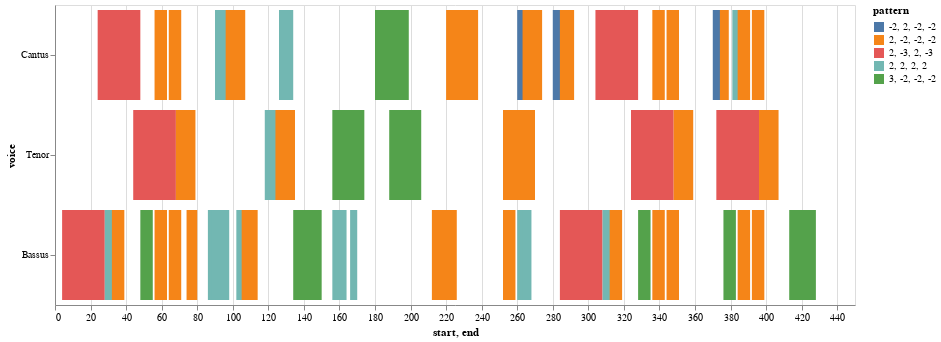
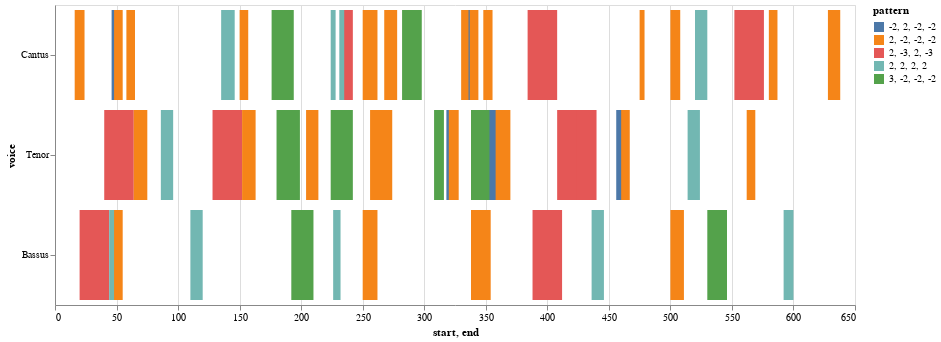
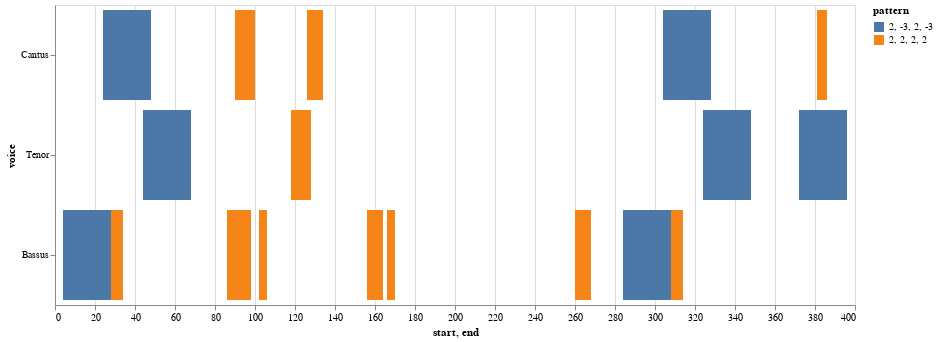
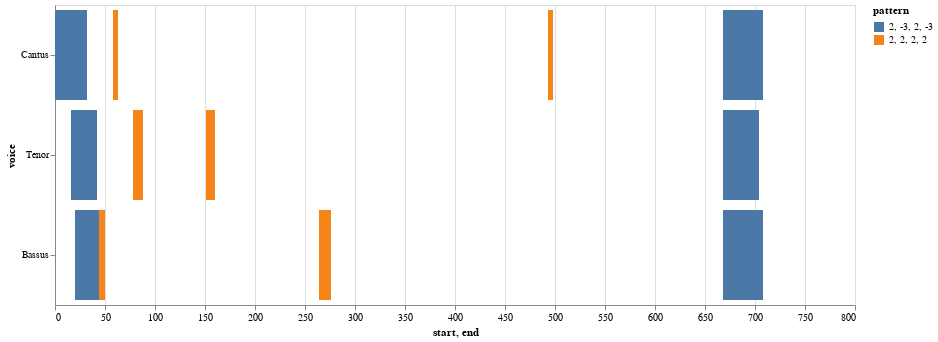

Notebook source saved alongside these figures, in order:
### Code cell
# select the model from the list
# model = piece_list[0]
# # prefix = 'https://crimproject.org/mei/' 
# prefix = 'Music_Files/'
url = model_list[0]
model = importScore(url)
combineUnisons = True
kind = 'd'
n = 4

# find entries for model
nr = model.notes(combineUnisons=combineUnisons)
mel = model.melodic(df=nr, kind=kind, compound=False, unit=0, end=False)
mod_mel_ngrams = model.ngrams(df=mel, n=n)
mod_entry_ngrams = model.entries(df=mel, n=n, thematic=True, anywhere=True)
mod_mel_ngrams_duration = model.durations(df=mel, n=n, mask_df=mod_entry_ngrams)
mod_entries_stack = list(mod_entry_ngrams.stack().unique())

# find entries mass movements:
mass_movements = mass_list

for movement in mass_movements:
    
#     prefix = 'Music_Files/' 
    url = movement
    m_movement = importScore(url)
    nr = m_movement.notes(combineUnisons=combineUnisons)
    mel = m_movement.melodic(df=nr, kind=kind, compound=False, unit=0, end=False)
    mass_mvmt_mel_ngrams = m_movement.ngrams(df=mel, n=n)
    mass_mvmt_entries = m_movement.entries(df=mel, n=n, thematic=True, anywhere=True)
    mass_mvmt_mel_ngrams_duration = m_movement.durations(df=mel, n=n, mask_df=mass_mvmt_entries)
    mass_mvmt_entries_stack = mass_mvmt_entries.stack()

    
    # find shared entries
    
    shared_entries = list(set(mass_mvmt_entries_stack).intersection(mod_entries_stack))

    # print model metadata and chart
    print(model.metadata)

    display(viz.plot_ngrams_heatmap(mod_entry_ngrams, mod_mel_ngrams_duration, 
                        selected_patterns=shared_entries,
                        voices=[])) #.plot_ngrams_heatmap(entry_ngrams,


    # print mass movement metadata and chart
    print(m_movement.metadata)
    display(viz.plot_ngrams_heatmap(mass_mvmt_entries, mass_mvmt_mel_ngrams_duration, 
                                selected_patterns=shared_entries,
                                voices=[])) #.plot_ngrams_heatmap(entry_ngrams,

### Figure 1 — Vega-Lite specification as saved in the notebook (floating-point values rounded to 4 significant figures)
{"config": {"view": {"continuousWidth": 400, "continuousHeight": 300}}, "data": {"name": "data-8734e924c6c92b3c633a65cc3a779ad5"}, "mark": "bar", "encoding": {"color": {"field": "pattern", "type": "nominal"}, "opacity": {"condition": {"value": 1, "selection": "selector003"}, "value": 0.2}, "tooltip": [{"field": "start", "type": "quantitative"}, {"field": "end", "type": "quantitative"}, {"field": "pattern", "type": "nominal"}], "x": {"field": "start", "type": "quantitative"}, "x2": {"field": "end"}, "y": {"field": "voice", "sort": null, "type": "nominal"}}, "height": 300, "selection": {"selector003": {"type": "multi", "fields": ["pattern"]}}, "width": 800, "$schema": "https://vega.github.io/schema/vega-lite/v4.17.0.json", "datasets": {"data-8734e924c6c92b3c633a65cc3a779ad5": [{"start": 24.0, "voice": "Cantus", "pattern": "2, -3, 2, -3", "end": 48.0}, {"start": 56.0, "voice": "Cantus", "pattern": "2, -2, -2, -2", "end": 63.0}, {"start": 64.0, "voice": "Cantus", "pattern": "2, -2, -2, -2", "end": 71.0}, {"start": 90.0, "voice": "Cantus", "pattern": "2, 2, 2, 2", "end": 100.0}, {"start": 96.0, "voice": "Cantus", "pattern": "2, -2, -2, -2", "end": 107.0}, {"start": 126.0, "voice": "Cantus", "pattern": "2, 2, 2, 2", "end": 134.0}, {"start": 180.0, "voice": "Cantus", "pattern": "3, -2, -2, -2", "end": 199.0}, {"start": 220.0, "voice": "Cantus", "pattern": "2, -2, -2, -2", "end": 238.0}, {"start": 260.0, "voice": "Cantus", "pattern": "-2, 2, -2, -2", "end": 269.0}, {"start": 263.0, "voice": "Cantus", "pattern": "2, -2, -2, -2", "end": 274.0}, {"start": 280.0, "voice": "Cantus", "pattern": "-2, 2, -2, -2", "end": 291.0}, {"start": 284.0, "voice": "Cantus", "pattern": "2, -2, -2, -2", "end": 292.0}, {"start": 304.0, "voice": "Cantus", "pattern": "2, -3, 2, -3", "end": 328.0}, {"start": 336.0, "voice": "Cantus", "pattern": "2, -2, -2, -2", "end": 343.0}, {"start": 344.0, "voice": "Cantus", "pattern": "2, -2, -2, -2", "end": 351.0}, {"start": 370.0, "voice": "Cantus", "pattern": "-2, 2, -2, -2", "end": 378.0}, {"start": 374.0, "voice": "Cantus", "pattern": "2, -2, -2, -2", "end": 379.0}, {"start": 381.0, "voice": "Cantus", "pattern": "2, 2, 2, 2", "end": 386.0}, {"start": 384.0, "voice": "Cantus", "pattern": "2, -2, -2, -2", "end": 391.0}, {"start": 392.0, "voice": "Cantus", "pattern": "2, -2, -2, -2", "end": 399.0}, {"start": 44.0, "voice": "Tenor", "pattern": "2, -3, 2, -3", "end": 68.0}, {"start": 68.0, "voice": "Tenor", "pattern": "2, -2, -2, -2", "end": 79.0}, {"start": 118.0, "voice": "Tenor", "pattern": "2, 2, 2, 2", "end": 128.0}, {"start": 124.0, "voice": "Tenor", "pattern": "2, -2, -2, -2", "end": 135.0}, {"start": 156.0, "voice": "Tenor", "pattern": "3, -2, -2, -2", "end": 174.0}, {"start": 188.0, "voice": "Tenor", "pattern": "3, -2, -2, -2", "end": 206.0}, {"start": 252.0, "voice": "Tenor", "pattern": "2, -2, -2, -2", "end": 270.0}, {"start": 324.0, "voice": "Tenor", "pattern": "2, -3, 2, -3", "end": 348.0}, {"start": 348.0, "voice": "Tenor", "pattern": "2, -2, -2, -2", "end": 359.0}, {"start": 372.0, "voice": "Tenor", "pattern": "2, -3, 2, -3", "end": 396.0}, {"start": 396.0, "voice": "Tenor", "pattern": "2, -2, -2, -2", "end": 407.0}, {"start": 4.0, "voice": "Bassus", "pattern": "2, -3, 2, -3", "end": 28.0}, {"start": 28.0, "voice": "Bassus", "pattern": "2, 2, 2, 2", "end": 32.0}, {"start": 29.0, "voice": "Bassus", "pattern": "2, 2, 2, 2", "end": 34.0}, {"start": 32.0, "voice": "Bassus", "pattern": "2, -2, -2, -2", "end": 39.0}, {"start": 48.0, "voice": "Bassus", "pattern": "3, -2, -2, -2", "end": 55.0}, {"start": 56.0, "voice": "Bassus", "pattern": "2, -2, -2, -2", "end": 63.0}, {"start": 64.0, "voice": "Bassus", "pattern": "2, -2, -2, -2", "end": 71.0}, {"start": 74.0, "voice": "Bassus", "pattern": "2, -2, -2, -2", "end": 80.0}, {"start": 86.0, "voice": "Bassus", "pattern": "2, 2, 2, 2", "end": 94.0}, {"start": 88.0, "voice": "Bassus", "pattern": "2, 2, 2, 2", "end": 96.0}, {"start": 90.0, "voice": "Bassus", "pattern": "2, 2, 2, 2", "end": 98.0}, {"start": 102.0, "voice": "Bassus", "pattern": "2, 2, 2, 2", "end": 106.0}, {"start": 105.0, "voice": "Bassus", "pattern": "2, -2, -2, -2", "end": 114.0}, {"start": 134.0, "voice": "Bassus", "pattern": "3, -2, -2, -2", "end": 150.0}, {"start": 156.0, "voice": "Bassus", "pattern": "2, 2, 2, 2", "end": 160.0}, {"start": 157.0, "voice": "Bassus", "pattern": "2, 2, 2, 2", "end": 162.0}, {"start": 158.0, "voice": "Bassus", "pattern": "2, 2, 2, 2", "end": 164.0}, {"start": 166.0, "voice": "Bassus", "pattern": "2, 2, 2, 2", "end": 170.0}, {"start": 212.0, "voice": "Bassus", "pattern": "2, -2, -2, -2", "end": 226.0}, {"start": 252.0, "voice": "Bassus", "pattern": "2, -2, -2, -2", "end": 259.0}, {"start": 260.0, "voice": "Bassus", "pattern": "2, 2, 2, 2", "end": 266.0}, {"start": 263.0, "voice": "Bassus", "pattern": "2, 2, 2, 2", "end": 268.0}, {"start": 284.0, "voice": "Bassus", "pattern": "2, -3, 2, -3", "end": 308.0}, {"start": 308.0, "voice": "Bassus", "pattern": "2, 2, 2, 2", "end": 312.0}, {"start": 309.0, "voice": "Bassus", "pattern": "2, 2, 2, 2", "end": 314.0}, {"start": 312.0, "voice": "Bassus", "pattern": "2, -2, -2, -2", "end": 319.0}, {"start": 328.0, "voice": "Bassus", "pattern": "3, -2, -2, -2", "end": 335.0}, {"start": 336.0, "voice": "Bassus", "pattern": "2, -2, -2, -2", "end": 343.0}, {"start": 344.0, "voice": "Bassus", "pattern": "2, -2, -2, -2", "end": 351.0}, {"start": 376.0, "voice": "Bassus", "pattern": "3, -2, -2, -2", "end": 383.0}, {"start": 384.0, "voice": "Bassus", "pattern": "2, -2, -2, -2", "end": 391.0}, {"start": 392.0, "voice": "Bassus", "pattern": "2, -2, -2, -2", "end": 399.0}, {"start": 413.0, "voice": "Bassus", "pattern": "3, -2, -2, -2", "end": 428.0}]}}

### Figure 2 — Vega-Lite specification as saved in the notebook (floating-point values rounded to 4 significant figures)
{"config": {"view": {"continuousWidth": 400, "continuousHeight": 300}}, "data": {"name": "data-da5a529ded3f509f582034190f98c989"}, "mark": "bar", "encoding": {"color": {"field": "pattern", "type": "nominal"}, "opacity": {"condition": {"value": 1, "selection": "selector004"}, "value": 0.2}, "tooltip": [{"field": "start", "type": "quantitative"}, {"field": "end", "type": "quantitative"}, {"field": "pattern", "type": "nominal"}], "x": {"field": "start", "type": "quantitative"}, "x2": {"field": "end"}, "y": {"field": "voice", "sort": null, "type": "nominal"}}, "height": 300, "selection": {"selector004": {"type": "multi", "fields": ["pattern"]}}, "width": 800, "$schema": "https://vega.github.io/schema/vega-lite/v4.17.0.json", "datasets": {"data-da5a529ded3f509f582034190f98c989": [{"start": 16.0, "voice": "Cantus", "pattern": "2, -2, -2, -2", "end": 24.0}, {"start": 46.0, "voice": "Cantus", "pattern": "-2, 2, -2, -2", "end": 54.0}, {"start": 48.0, "voice": "Cantus", "pattern": "2, -2, -2, -2", "end": 55.0}, {"start": 58.0, "voice": "Cantus", "pattern": "2, -2, -2, -2", "end": 65.0}, {"start": 135.0, "voice": "Cantus", "pattern": "2, 2, 2, 2", "end": 143.0}, {"start": 136.0, "voice": "Cantus", "pattern": "2, 2, 2, 2", "end": 144.0}, {"start": 138.0, "voice": "Cantus", "pattern": "2, 2, 2, 2", "end": 146.0}, {"start": 150.0, "voice": "Cantus", "pattern": "2, -2, -2, -2", "end": 157.0}, {"start": 176.0, "voice": "Cantus", "pattern": "3, -2, -2, -2", "end": 194.0}, {"start": 224.0, "voice": "Cantus", "pattern": "2, 2, 2, 2", "end": 228.0}, {"start": 231.0, "voice": "Cantus", "pattern": "2, 2, 2, 2", "end": 235.0}, {"start": 232.0, "voice": "Cantus", "pattern": "2, 2, 2, 2", "end": 236.0}, {"start": 235.0, "voice": "Cantus", "pattern": "2, -3, 2, -3", "end": 242.0}, {"start": 250.0, "voice": "Cantus", "pattern": "2, -2, -2, -2", "end": 262.0}, {"start": 267.5, "voice": "Cantus", "pattern": "2, -2, -2, -2", "end": 278.0}, {"start": 282.0, "voice": "Cantus", "pattern": "3, -2, -2, -2", "end": 298.0}, {"start": 330.0, "voice": "Cantus", "pattern": "2, -2, -2, -2", "end": 337.0}, {"start": 336.0, "voice": "Cantus", "pattern": "-2, 2, -2, -2", "end": 343.0}, {"start": 337.0, "voice": "Cantus", "pattern": "2, -2, -2, -2", "end": 344.0}, {"start": 348.0, "voice": "Cantus", "pattern": "2, -2, -2, -2", "end": 355.5}, {"start": 384.0, "voice": "Cantus", "pattern": "2, -3, 2, -3", "end": 408.0}, {"start": 475.0, "voice": "Cantus", "pattern": "2, -2, -2, -2", "end": 479.0}, {"start": 500.0, "voice": "Cantus", "pattern": "2, -2, -2, -2", "end": 508.0}, {"start": 520.0, "voice": "Cantus", "pattern": "2, 2, 2, 2", "end": 530.0}, {"start": 552.0, "voice": "Cantus", "pattern": "2, -3, 2, -3", "end": 576.0}, {"start": 580.0, "voice": "Cantus", "pattern": "2, -2, -2, -2", "end": 587.0}, {"start": 628.0, "voice": "Cantus", "pattern": "2, -2, -2, -2", "end": 638.0}, {"start": 40.0, "voice": "Tenor", "pattern": "2, -3, 2, -3", "end": 64.0}, {"start": 64.0, "voice": "Tenor", "pattern": "2, -2, -2, -2", "end": 75.0}, {"start": 86.0, "voice": "Tenor", "pattern": "2, 2, 2, 2", "end": 96.0}, {"start": 128.0, "voice": "Tenor", "pattern": "2, -3, 2, -3", "end": 152.0}, {"start": 152.0, "voice": "Tenor", "pattern": "2, -2, -2, -2", "end": 163.0}, {"start": 180.0, "voice": "Tenor", "pattern": "3, -2, -2, -2", "end": 199.0}, {"start": 204.0, "voice": "Tenor", "pattern": "2, -2, -2, -2", "end": 214.0}, {"start": 224.0, "voice": "Tenor", "pattern": "3, -2, -2, -2", "end": 242.0}, {"start": 256.0, "voice": "Tenor", "pattern": "2, -2, -2, -2", "end": 274.0}, {"start": 308.0, "voice": "Tenor", "pattern": "3, -2, -2, -2", "end": 316.0}, {"start": 318.0, "voice": "Tenor", "pattern": "-2, 2, -2, -2", "end": 327.0}, {"start": 320.0, "voice": "Tenor", "pattern": "2, -2, -2, -2", "end": 328.0}, {"start": 338.0, "voice": "Tenor", "pattern": "3, -2, -2, -2", "end": 358.0}, {"start": 353.0, "voice": "Tenor", "pattern": "-2, 2, -2, -2", "end": 368.0}, {"start": 358.0, "voice": "Tenor", "pattern": "2, -2, -2, -2", "end": 370.0}, {"start": 408.0, "voice": "Tenor", "pattern": "2, -3, 2, -3", "end": 432.0}, {"start": 424.0, "voice": "Tenor", "pattern": "2, -3, 2, -3", "end": 440.0}, {"start": 456.0, "voice": "Tenor", "pattern": "-2, 2, -2, -2", "end": 466.0}, {"start": 460.0, "voice": "Tenor", "pattern": "2, -2, -2, -2", "end": 467.0}, {"start": 514.0, "voice": "Tenor", "pattern": "2, 2, 2, 2", "end": 524.0}, {"start": 562.0, "voice": "Tenor", "pattern": "2, -2, -2, -2", "end": 569.0}, {"start": 20.0, "voice": "Bassus", "pattern": "2, -3, 2, -3", "end": 44.0}, {"start": 44.0, "voice": "Bassus", "pattern": "2, 2, 2, 2", "end": 48.0}, {"start": 45.0, "voice": "Bassus", "pattern": "2, 2, 2, 2", "end": 50.0}, {"start": 48.0, "voice": "Bassus", "pattern": "2, -2, -2, -2", "end": 55.0}, {"start": 110.0, "voice": "Bassus", "pattern": "2, 2, 2, 2", "end": 120.0}, {"start": 192.0, "voice": "Bassus", "pattern": "3, -2, -2, -2", "end": 210.0}, {"start": 226.0, "voice": "Bassus", "pattern": "2, 2, 2, 2", "end": 230.0}, {"start": 227.0, "voice": "Bassus", "pattern": "2, 2, 2, 2", "end": 231.0}, {"start": 228.0, "voice": "Bassus", "pattern": "2, 2, 2, 2", "end": 232.0}, {"start": 250.0, "voice": "Bassus", "pattern": "2, -2, -2, -2", "end": 262.0}, {"start": 338.0, "voice": "Bassus", "pattern": "2, -2, -2, -2", "end": 354.0}, {"start": 388.0, "voice": "Bassus", "pattern": "2, -3, 2, -3", "end": 412.0}, {"start": 436.0, "voice": "Bassus", "pattern": "2, 2, 2, 2", "end": 446.0}, {"start": 500.0, "voice": "Bassus", "pattern": "2, -2, -2, -2", "end": 511.0}, {"start": 530.0, "voice": "Bassus", "pattern": "3, -2, -2, -2", "end": 546.0}, {"start": 592.0, "voice": "Bassus", "pattern": "2, 2, 2, 2", "end": 598.0}, {"start": 595.0, "voice": "Bassus", "pattern": "2, 2, 2, 2", "end": 600.0}]}}

### Figure 3 — Vega-Lite specification as saved in the notebook (floating-point values rounded to 4 significant figures)
{"config": {"view": {"continuousWidth": 400, "continuousHeight": 300}}, "data": {"name": "data-e7c58d871f05aa88189b34b959955acd"}, "mark": "bar", "encoding": {"color": {"field": "pattern", "type": "nominal"}, "opacity": {"condition": {"value": 1, "selection": "selector005"}, "value": 0.2}, "tooltip": [{"field": "start", "type": "quantitative"}, {"field": "end", "type": "quantitative"}, {"field": "pattern", "type": "nominal"}], "x": {"field": "start", "type": "quantitative"}, "x2": {"field": "end"}, "y": {"field": "voice", "sort": null, "type": "nominal"}}, "height": 300, "selection": {"selector005": {"type": "multi", "fields": ["pattern"]}}, "width": 800, "$schema": "https://vega.github.io/schema/vega-lite/v4.17.0.json", "datasets": {"data-e7c58d871f05aa88189b34b959955acd": [{"start": 24.0, "voice": "Cantus", "pattern": "2, -3, 2, -3", "end": 48.0}, {"start": 90.0, "voice": "Cantus", "pattern": "2, 2, 2, 2", "end": 100.0}, {"start": 126.0, "voice": "Cantus", "pattern": "2, 2, 2, 2", "end": 134.0}, {"start": 304.0, "voice": "Cantus", "pattern": "2, -3, 2, -3", "end": 328.0}, {"start": 381.0, "voice": "Cantus", "pattern": "2, 2, 2, 2", "end": 386.0}, {"start": 44.0, "voice": "Tenor", "pattern": "2, -3, 2, -3", "end": 68.0}, {"start": 118.0, "voice": "Tenor", "pattern": "2, 2, 2, 2", "end": 128.0}, {"start": 324.0, "voice": "Tenor", "pattern": "2, -3, 2, -3", "end": 348.0}, {"start": 372.0, "voice": "Tenor", "pattern": "2, -3, 2, -3", "end": 396.0}, {"start": 4.0, "voice": "Bassus", "pattern": "2, -3, 2, -3", "end": 28.0}, {"start": 28.0, "voice": "Bassus", "pattern": "2, 2, 2, 2", "end": 32.0}, {"start": 29.0, "voice": "Bassus", "pattern": "2, 2, 2, 2", "end": 34.0}, {"start": 86.0, "voice": "Bassus", "pattern": "2, 2, 2, 2", "end": 94.0}, {"start": 88.0, "voice": "Bassus", "pattern": "2, 2, 2, 2", "end": 96.0}, {"start": 90.0, "voice": "Bassus", "pattern": "2, 2, 2, 2", "end": 98.0}, {"start": 102.0, "voice": "Bassus", "pattern": "2, 2, 2, 2", "end": 106.0}, {"start": 156.0, "voice": "Bassus", "pattern": "2, 2, 2, 2", "end": 160.0}, {"start": 157.0, "voice": "Bassus", "pattern": "2, 2, 2, 2", "end": 162.0}, {"start": 158.0, "voice": "Bassus", "pattern": "2, 2, 2, 2", "end": 164.0}, {"start": 166.0, "voice": "Bassus", "pattern": "2, 2, 2, 2", "end": 170.0}, {"start": 260.0, "voice": "Bassus", "pattern": "2, 2, 2, 2", "end": 266.0}, {"start": 263.0, "voice": "Bassus", "pattern": "2, 2, 2, 2", "end": 268.0}, {"start": 284.0, "voice": "Bassus", "pattern": "2, -3, 2, -3", "end": 308.0}, {"start": 308.0, "voice": "Bassus", "pattern": "2, 2, 2, 2", "end": 312.0}, {"start": 309.0, "voice": "Bassus", "pattern": "2, 2, 2, 2", "end": 314.0}]}}

### Figure 4 — Vega-Lite specification as saved in the notebook (floating-point values rounded to 4 significant figures)
{"config": {"view": {"continuousWidth": 400, "continuousHeight": 300}}, "data": {"name": "data-7ddaefd4635dd5e1c3aa39381a275c4d"}, "mark": "bar", "encoding": {"color": {"field": "pattern", "type": "nominal"}, "opacity": {"condition": {"value": 1, "selection": "selector006"}, "value": 0.2}, "tooltip": [{"field": "start", "type": "quantitative"}, {"field": "end", "type": "quantitative"}, {"field": "pattern", "type": "nominal"}], "x": {"field": "start", "type": "quantitative"}, "x2": {"field": "end"}, "y": {"field": "voice", "sort": null, "type": "nominal"}}, "height": 300, "selection": {"selector006": {"type": "multi", "fields": ["pattern"]}}, "width": 800, "$schema": "https://vega.github.io/schema/vega-lite/v4.17.0.json", "datasets": {"data-7ddaefd4635dd5e1c3aa39381a275c4d": [{"start": 0.0, "voice": "Cantus", "pattern": "2, -3, 2, -3", "end": 32.0}, {"start": 58.0, "voice": "Cantus", "pattern": "2, 2, 2, 2", "end": 63.0}, {"start": 493.0, "voice": "Cantus", "pattern": "2, 2, 2, 2", "end": 498.0}, {"start": 668.0, "voice": "Cantus", "pattern": "2, -3, 2, -3", "end": 700.0}, {"start": 692.0, "voice": "Cantus", "pattern": "2, -3, 2, -3", "end": 708.0}, {"start": 16.0, "voice": "Tenor", "pattern": "2, -3, 2, -3", "end": 42.0}, {"start": 78.0, "voice": "Tenor", "pattern": "2, 2, 2, 2", "end": 88.0}, {"start": 151.0, "voice": "Tenor", "pattern": "2, 2, 2, 2", "end": 160.0}, {"start": 668.0, "voice": "Tenor", "pattern": "2, -3, 2, -3", "end": 696.0}, {"start": 688.0, "voice": "Tenor", "pattern": "2, -3, 2, -3", "end": 704.0}, {"start": 20.0, "voice": "Bassus", "pattern": "2, -3, 2, -3", "end": 44.0}, {"start": 44.0, "voice": "Bassus", "pattern": "2, 2, 2, 2", "end": 48.0}, {"start": 45.0, "voice": "Bassus", "pattern": "2, 2, 2, 2", "end": 50.0}, {"start": 264.0, "voice": "Bassus", "pattern": "2, 2, 2, 2", "end": 275.0}, {"start": 272.0, "voice": "Bassus", "pattern": "2, 2, 2, 2", "end": 276.0}, {"start": 668.0, "voice": "Bassus", "pattern": "2, -3, 2, -3", "end": 700.0}, {"start": 692.0, "voice": "Bassus", "pattern": "2, -3, 2, -3", "end": 708.0}]}}
